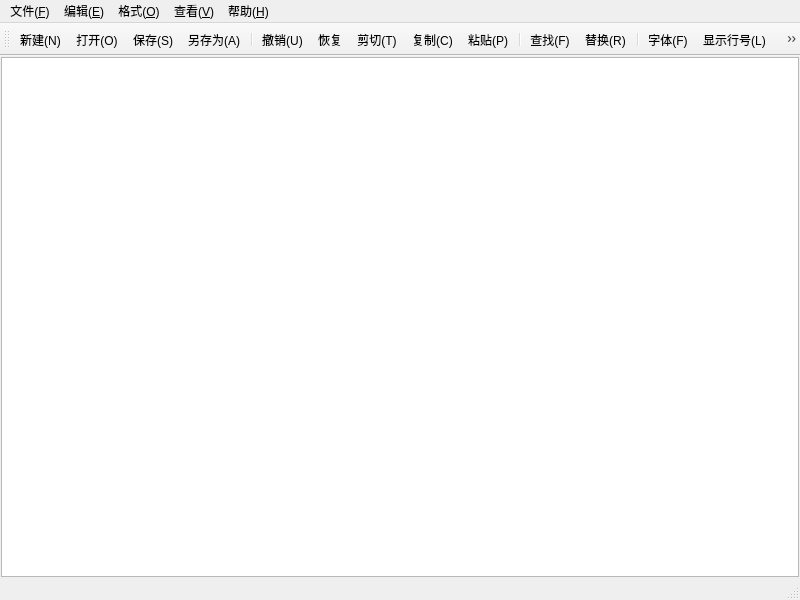
<?xml version="1.0" encoding="UTF-8"?>
<ui version="4.0">
 <class>MainWindow</class>
 <widget class="QMainWindow" name="MainWindow">
  <property name="geometry">
   <rect>
    <x>0</x>
    <y>0</y>
    <width>800</width>
    <height>600</height>
   </rect>
  </property>
  <property name="windowTitle">
   <string>Ciky编辑器</string>
  </property>
  <widget class="QWidget" name="centralwidget">
   <layout class="QVBoxLayout" name="verticalLayout">
    <property name="spacing">
     <number>0</number>
    </property>
    <property name="leftMargin">
     <number>1</number>
    </property>
    <property name="topMargin">
     <number>1</number>
    </property>
    <property name="rightMargin">
     <number>1</number>
    </property>
    <property name="bottomMargin">
     <number>1</number>
    </property>
    <item>
     <widget class="QPlainTextEdit" name="textEdit"/>
    </item>
   </layout>
  </widget>
  <widget class="QMenuBar" name="menubar">
   <property name="geometry">
    <rect>
     <x>0</x>
     <y>0</y>
     <width>800</width>
     <height>21</height>
    </rect>
   </property>
   <widget class="QMenu" name="menu">
    <property name="title">
     <string>文件(&amp;F)</string>
    </property>
    <addaction name="actionNew"/>
    <addaction name="actionOpen"/>
    <addaction name="actionSave"/>
    <addaction name="actionSaveAs"/>
    <addaction name="separator"/>
    <addaction name="actionExit"/>
   </widget>
   <widget class="QMenu" name="menu_E">
    <property name="title">
     <string>编辑(&amp;E)</string>
    </property>
    <addaction name="actionUndo"/>
    <addaction name="actionRedo"/>
    <addaction name="actionCut"/>
    <addaction name="actionCopy"/>
    <addaction name="actionPaste"/>
    <addaction name="separator"/>
    <addaction name="actionFind"/>
    <addaction name="actionReplace"/>
    <addaction name="separator"/>
    <addaction name="actionSelectAll"/>
   </widget>
   <widget class="QMenu" name="menu_O">
    <property name="title">
     <string>格式(&amp;O)</string>
    </property>
    <addaction name="actionWordWrap"/>
    <addaction name="actionDisplayNum"/>
    <addaction name="separator"/>
    <addaction name="actionFont"/>
    <addaction name="actionFontColor"/>
    <addaction name="separator"/>
    <addaction name="actionFontBackgroundColor"/>
    <addaction name="actionEditBackgroundColor"/>
   </widget>
   <widget class="QMenu" name="menu_V">
    <property name="title">
     <string>查看(&amp;V)</string>
    </property>
    <addaction name="actionToolBar"/>
    <addaction name="actionStatusBar"/>
   </widget>
   <widget class="QMenu" name="menu_H">
    <property name="title">
     <string>帮助(&amp;H)</string>
    </property>
    <addaction name="actionAbout"/>
   </widget>
   <addaction name="menu"/>
   <addaction name="menu_E"/>
   <addaction name="menu_O"/>
   <addaction name="menu_V"/>
   <addaction name="menu_H"/>
  </widget>
  <widget class="QStatusBar" name="statusbar"/>
  <widget class="QToolBar" name="toolBar">
   <property name="windowTitle">
    <string>toolBar</string>
   </property>
   <attribute name="toolBarArea">
    <enum>TopToolBarArea</enum>
   </attribute>
   <attribute name="toolBarBreak">
    <bool>false</bool>
   </attribute>
   <addaction name="actionNew"/>
   <addaction name="actionOpen"/>
   <addaction name="actionSave"/>
   <addaction name="actionSaveAs"/>
   <addaction name="separator"/>
   <addaction name="actionUndo"/>
   <addaction name="actionRedo"/>
   <addaction name="actionCut"/>
   <addaction name="actionCopy"/>
   <addaction name="actionPaste"/>
   <addaction name="separator"/>
   <addaction name="actionFind"/>
   <addaction name="actionReplace"/>
   <addaction name="separator"/>
   <addaction name="actionFont"/>
   <addaction name="actionDisplayNum"/>
   <addaction name="actionWordWrap"/>
   <addaction name="separator"/>
   <addaction name="actionToolBar"/>
   <addaction name="actionStatusBar"/>
  </widget>
  <action name="actionNew">
   <property name="icon">
    <iconset resource="res.qrc">
     <normaloff>:/img/new.png</normaloff>:/img/new.png</iconset>
   </property>
   <property name="text">
    <string>新建(&amp;N)</string>
   </property>
   <property name="toolTip">
    <string>新建</string>
   </property>
   <property name="shortcut">
    <string>Ctrl+N</string>
   </property>
   <property name="menuRole">
    <enum>QAction::MenuRole::NoRole</enum>
   </property>
  </action>
  <action name="actionOpen">
   <property name="icon">
    <iconset resource="res.qrc">
     <normaloff>:/img/open.png</normaloff>:/img/open.png</iconset>
   </property>
   <property name="text">
    <string>打开(&amp;O)</string>
   </property>
   <property name="toolTip">
    <string>打开</string>
   </property>
   <property name="shortcut">
    <string>Ctrl+O</string>
   </property>
   <property name="menuRole">
    <enum>QAction::MenuRole::NoRole</enum>
   </property>
  </action>
  <action name="actionSave">
   <property name="icon">
    <iconset resource="res.qrc">
     <normaloff>:/img/save.png</normaloff>:/img/save.png</iconset>
   </property>
   <property name="text">
    <string>保存(&amp;S)</string>
   </property>
   <property name="toolTip">
    <string>保存</string>
   </property>
   <property name="shortcut">
    <string>Ctrl+S</string>
   </property>
   <property name="menuRole">
    <enum>QAction::MenuRole::NoRole</enum>
   </property>
  </action>
  <action name="actionSaveAs">
   <property name="icon">
    <iconset resource="res.qrc">
     <normaloff>:/img/saveAs.png</normaloff>:/img/saveAs.png</iconset>
   </property>
   <property name="text">
    <string>另存为(&amp;A)</string>
   </property>
   <property name="toolTip">
    <string>另存为</string>
   </property>
   <property name="menuRole">
    <enum>QAction::MenuRole::NoRole</enum>
   </property>
  </action>
  <action name="actionExit">
   <property name="icon">
    <iconset resource="res.qrc">
     <normaloff>:/img/exit.png</normaloff>:/img/exit.png</iconset>
   </property>
   <property name="text">
    <string>退出(&amp;X)</string>
   </property>
   <property name="toolTip">
    <string>退出</string>
   </property>
   <property name="menuRole">
    <enum>QAction::MenuRole::NoRole</enum>
   </property>
  </action>
  <action name="actionUndo">
   <property name="icon">
    <iconset resource="res.qrc">
     <normaloff>:/img/undo.png</normaloff>:/img/undo.png</iconset>
   </property>
   <property name="text">
    <string>撤销(&amp;U)</string>
   </property>
   <property name="toolTip">
    <string>撤销</string>
   </property>
   <property name="shortcut">
    <string>Ctrl+Z</string>
   </property>
   <property name="menuRole">
    <enum>QAction::MenuRole::NoRole</enum>
   </property>
  </action>
  <action name="actionCut">
   <property name="icon">
    <iconset resource="res.qrc">
     <normaloff>:/img/cut.png</normaloff>:/img/cut.png</iconset>
   </property>
   <property name="text">
    <string>剪切(&amp;T)</string>
   </property>
   <property name="toolTip">
    <string>剪切</string>
   </property>
   <property name="shortcut">
    <string>Ctrl+X</string>
   </property>
   <property name="menuRole">
    <enum>QAction::MenuRole::NoRole</enum>
   </property>
  </action>
  <action name="actionCopy">
   <property name="icon">
    <iconset resource="res.qrc">
     <normaloff>:/img/copy.png</normaloff>:/img/copy.png</iconset>
   </property>
   <property name="text">
    <string>复制(&amp;C)</string>
   </property>
   <property name="toolTip">
    <string>复制</string>
   </property>
   <property name="shortcut">
    <string>Ctrl+C</string>
   </property>
   <property name="menuRole">
    <enum>QAction::MenuRole::NoRole</enum>
   </property>
  </action>
  <action name="actionPaste">
   <property name="icon">
    <iconset resource="res.qrc">
     <normaloff>:/img/paste.png</normaloff>:/img/paste.png</iconset>
   </property>
   <property name="text">
    <string>粘贴(&amp;P)</string>
   </property>
   <property name="toolTip">
    <string>粘贴</string>
   </property>
   <property name="shortcut">
    <string>Ctrl+V</string>
   </property>
   <property name="menuRole">
    <enum>QAction::MenuRole::NoRole</enum>
   </property>
  </action>
  <action name="actionFind">
   <property name="icon">
    <iconset resource="res.qrc">
     <normaloff>:/img/find.png</normaloff>:/img/find.png</iconset>
   </property>
   <property name="text">
    <string>查找(&amp;F)</string>
   </property>
   <property name="toolTip">
    <string>查找</string>
   </property>
   <property name="shortcut">
    <string>Ctrl+F</string>
   </property>
   <property name="menuRole">
    <enum>QAction::MenuRole::NoRole</enum>
   </property>
  </action>
  <action name="actionReplace">
   <property name="icon">
    <iconset resource="res.qrc">
     <normaloff>:/img/replace.png</normaloff>:/img/replace.png</iconset>
   </property>
   <property name="text">
    <string>替换(&amp;R)</string>
   </property>
   <property name="toolTip">
    <string>替换</string>
   </property>
   <property name="shortcut">
    <string>Ctrl+H</string>
   </property>
   <property name="menuRole">
    <enum>QAction::MenuRole::NoRole</enum>
   </property>
  </action>
  <action name="actionFont">
   <property name="icon">
    <iconset resource="res.qrc">
     <normaloff>:/img/font.png</normaloff>:/img/font.png</iconset>
   </property>
   <property name="text">
    <string>字体(&amp;F)</string>
   </property>
   <property name="toolTip">
    <string>字体</string>
   </property>
   <property name="menuRole">
    <enum>QAction::MenuRole::NoRole</enum>
   </property>
  </action>
  <action name="actionWordWrap">
   <property name="checkable">
    <bool>true</bool>
   </property>
   <property name="icon">
    <iconset resource="res.qrc">
     <normaloff>:/img/wordWrap.png</normaloff>:/img/wordWrap.png</iconset>
   </property>
   <property name="text">
    <string>自动换行(&amp;W)</string>
   </property>
   <property name="toolTip">
    <string>自动换行</string>
   </property>
   <property name="menuRole">
    <enum>QAction::MenuRole::NoRole</enum>
   </property>
  </action>
  <action name="actionToolBar">
   <property name="checkable">
    <bool>true</bool>
   </property>
   <property name="icon">
    <iconset resource="res.qrc">
     <normaloff>:/img/toolBar.png</normaloff>:/img/toolBar.png</iconset>
   </property>
   <property name="text">
    <string>工具栏(&amp;T)</string>
   </property>
   <property name="toolTip">
    <string>工具栏</string>
   </property>
   <property name="menuRole">
    <enum>QAction::MenuRole::NoRole</enum>
   </property>
  </action>
  <action name="actionStatusBar">
   <property name="checkable">
    <bool>true</bool>
   </property>
   <property name="icon">
    <iconset resource="res.qrc">
     <normaloff>:/img/statusBar.png</normaloff>:/img/statusBar.png</iconset>
   </property>
   <property name="text">
    <string>状态栏(&amp;S)</string>
   </property>
   <property name="toolTip">
    <string>状态栏</string>
   </property>
   <property name="menuRole">
    <enum>QAction::MenuRole::NoRole</enum>
   </property>
  </action>
  <action name="actionRedo">
   <property name="icon">
    <iconset resource="res.qrc">
     <normaloff>:/img/redo.png</normaloff>:/img/redo.png</iconset>
   </property>
   <property name="text">
    <string>恢复</string>
   </property>
   <property name="toolTip">
    <string>恢复</string>
   </property>
   <property name="shortcut">
    <string>Ctrl+Shift+Z</string>
   </property>
   <property name="menuRole">
    <enum>QAction::MenuRole::NoRole</enum>
   </property>
  </action>
  <action name="actionSelectAll">
   <property name="icon">
    <iconset resource="res.qrc">
     <normaloff>:/img/selectAll.png</normaloff>:/img/selectAll.png</iconset>
   </property>
   <property name="text">
    <string>全选(&amp;A)</string>
   </property>
   <property name="toolTip">
    <string>全选</string>
   </property>
   <property name="shortcut">
    <string>Ctrl+A</string>
   </property>
   <property name="menuRole">
    <enum>QAction::MenuRole::NoRole</enum>
   </property>
  </action>
  <action name="actionAbout">
   <property name="icon">
    <iconset resource="res.qrc">
     <normaloff>:/img/about.png</normaloff>:/img/about.png</iconset>
   </property>
   <property name="text">
    <string>关于(&amp;A)</string>
   </property>
   <property name="menuRole">
    <enum>QAction::MenuRole::NoRole</enum>
   </property>
  </action>
  <action name="actionDisplayNum">
   <property name="icon">
    <iconset resource="res.qrc">
     <normaloff>:/img/displayNum.png</normaloff>:/img/displayNum.png</iconset>
   </property>
   <property name="text">
    <string>显示行号(&amp;L)</string>
   </property>
   <property name="toolTip">
    <string>显示行号</string>
   </property>
   <property name="shortcut">
    <string>Ctrl+L</string>
   </property>
   <property name="menuRole">
    <enum>QAction::MenuRole::NoRole</enum>
   </property>
  </action>
  <action name="actionFontColor">
   <property name="icon">
    <iconset resource="res.qrc">
     <normaloff>:/img/fontColor.png</normaloff>:/img/fontColor.png</iconset>
   </property>
   <property name="text">
    <string>字体颜色</string>
   </property>
   <property name="menuRole">
    <enum>QAction::MenuRole::NoRole</enum>
   </property>
  </action>
  <action name="actionEditBackgroundColor">
   <property name="icon">
    <iconset resource="res.qrc">
     <normaloff>:/img/backgroundColor.png</normaloff>:/img/backgroundColor.png</iconset>
   </property>
   <property name="text">
    <string>编辑器背景色</string>
   </property>
   <property name="toolTip">
    <string>编辑器背景色</string>
   </property>
   <property name="menuRole">
    <enum>QAction::MenuRole::NoRole</enum>
   </property>
  </action>
  <action name="actionFontBackgroundColor">
   <property name="icon">
    <iconset resource="res.qrc">
     <normaloff>:/img/fontBackgroundColor.png</normaloff>:/img/fontBackgroundColor.png</iconset>
   </property>
   <property name="text">
    <string>字体背景色</string>
   </property>
   <property name="toolTip">
    <string>字体背景色</string>
   </property>
   <property name="menuRole">
    <enum>QAction::MenuRole::NoRole</enum>
   </property>
  </action>
 </widget>
 <resources>
  <include location="res.qrc"/>
 </resources>
 <connections/>
</ui>
